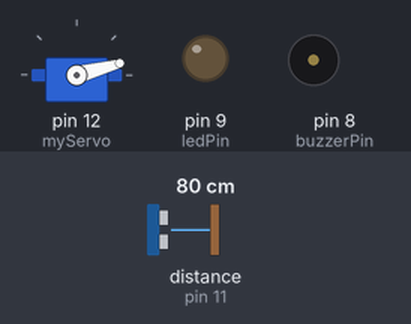
The sketch below on a simulated Arduino Uno, built with avr-gcc and run on an emulated ATmega328P. Shown: servo, output pins drawn as LEDs (lit = HIGH), buzzer (waves = sounding). Wiring (inferred from the names in the program): ultrasonic range finder: trigger pin 10; echo pin 11. The inputs (shaded band) are chosen by the test bench; at power-on: distance to the obstacle (sensor on pin 11) 80 cm. The echo pulse lasts 58.3 µs per cm; pins used as bus, display or sensor lines are not drawn; what the sketch prints to the serial monitor is not drawn.

Above: at 0.01 s.
1.3 s: distance to the obstacle (sensor on pin 11) set to 2 cm
At 2.1 s:
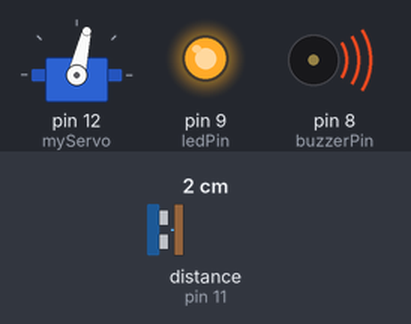
4.3 s: distance to the obstacle (sensor on pin 11) set to 18 cm
7.3 s: distance to the obstacle (sensor on pin 11) set to 23 cm
At 8.1 s:
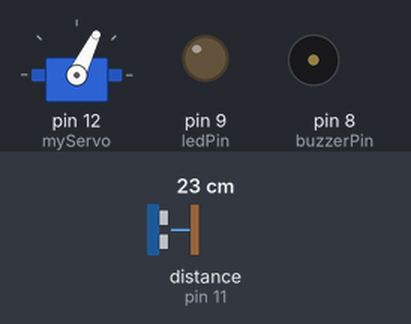
10.3 s: distance to the obstacle (sensor on pin 11) set to 17 cm
At 10.9 s:
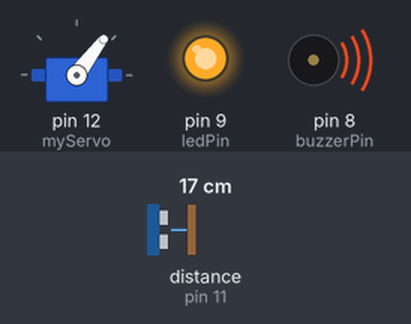
13.3 s: distance to the obstacle (sensor on pin 11) set to 60 cm
At 14.57 s:
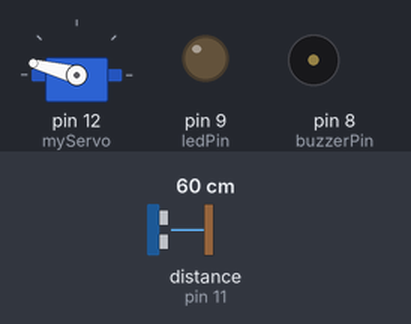
16.3 s: distance to the obstacle (sensor on pin 11) set to 250 cm
Timing chart, 0 to 20.3 s (numbered marks = the images above; inputs shaded):
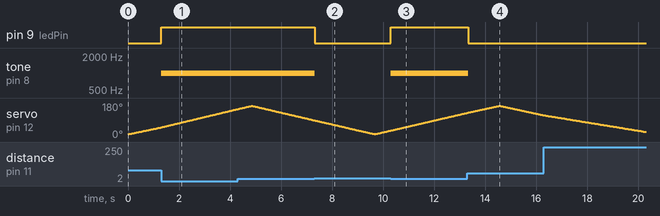

The sketch:

Radarr.ino
```cpp
// Includes the Servo library
#include <Servo.h>
// Defines Tirg and Echo pins of the Ultrasonic Sensor
const int trigPin = 10;
const int echoPin = 11;
// Define pins for buzzer and LED
const int buzzerPin = 8;  // Connect buzzer to pin 8
const int ledPin = 9;     // Connect LED to pin 9

// Variables for the duration and the distance
long duration;
int distance;
int thresholdDistance = 20; // Distance in cm to trigger alerts

Servo myServo; // Creates the servo object to control the motor

void setup() {
  pinMode(trigPin, OUTPUT); // Sets the trigPin as an Output
  pinMode(echoPin, INPUT);  // Sets the echoPin as an Input
  pinMode(buzzerPin, OUTPUT); // Set buzzer pin as output
  pinMode(ledPin, OUTPUT);    // Set LED pin as output
  Serial.begin(9600);
  myServo.attach(12); // Defines on which pin is the servo motor attached
}

void loop() {
  // rotates the servo motor from 15 to 165 degrees
  for(int i=15; i<=165; i++){
    myServo.write(i);
    delay(30);
    distance = calculateDistance(); // Calls a function for calculating the distance measured by the Ultrasonic sensor for each degree

    // Check if object is detected within threshold
    if(distance < thresholdDistance && distance > 0) {
      digitalWrite(ledPin, HIGH); // Turn on LED
      tone(buzzerPin, 1000, 50);  // Beep at 1kHz for 50ms
    } else {
      digitalWrite(ledPin, LOW);  // Turn off LED
      noTone(buzzerPin);          // Stop beeping
    }

    Serial.print(i); // Sends the current degree into the Serial Port
    Serial.print(","); // Sends addition character right next to the previous value needed later in the Processing IDE for indexing
    Serial.print(distance); // Sends the distance value into the Serial Port
    Serial.print("."); // Sends addition character right next to the previous value needed later in the Processing IDE for indexing
  }

  // Repeats the previous lines from 165 to 15 degrees
  for(int i=165; i>15; i--){
    myServo.write(i);
    delay(30);
    distance = calculateDistance();

    // Check if object is detected within threshold
    if(distance < thresholdDistance && distance > 0) {
      digitalWrite(ledPin, HIGH); // Turn on LED
      tone(buzzerPin, 1000, 50);  // Beep at 1kHz for 50ms
    } else {
      digitalWrite(ledPin, LOW);  // Turn off LED
      noTone(buzzerPin);          // Stop beeping
    }

    Serial.print(i);
    Serial.print(",");
    Serial.print(distance);
    Serial.print(".");
  }
}

// Function for calculating the distance measured by the Ultrasonic sensor
int calculateDistance(){
  digitalWrite(trigPin, LOW);
  delayMicroseconds(2);
  // Sets the trigPin on HIGH state for 10 micro seconds
  digitalWrite(trigPin, HIGH);
  delayMicroseconds(10);
  digitalWrite(trigPin, LOW);
  duration = pulseIn(echoPin, HIGH); // Reads the echoPin, returns the sound wave travel time in microseconds
  distance = duration*0.034/2;
  return distance;
}
```

Measured:
- the behaviour switches between 20 and 21 cm on distance to the obstacle (sensor on pin 11) (found by bisection; images 1 and 2)
- after the input at 1.3 s, pin 9 (ledPin): LOW → HIGH at once; tone on pin 8 (buzzerPin): silent → 1000 Hz at once
- after the input at 7.3 s, pin 9 (ledPin): HIGH → LOW at once; tone on pin 8 (buzzerPin): 1000 Hz → silent at once
- after the input at 10.3 s, pin 9 (ledPin): LOW → HIGH at once; tone on pin 8 (buzzerPin): silent → 1000 Hz at once
- after the input at 13.3 s, pin 9 (ledPin): HIGH → LOW at once; tone on pin 8 (buzzerPin): 1000 Hz → silent at once
